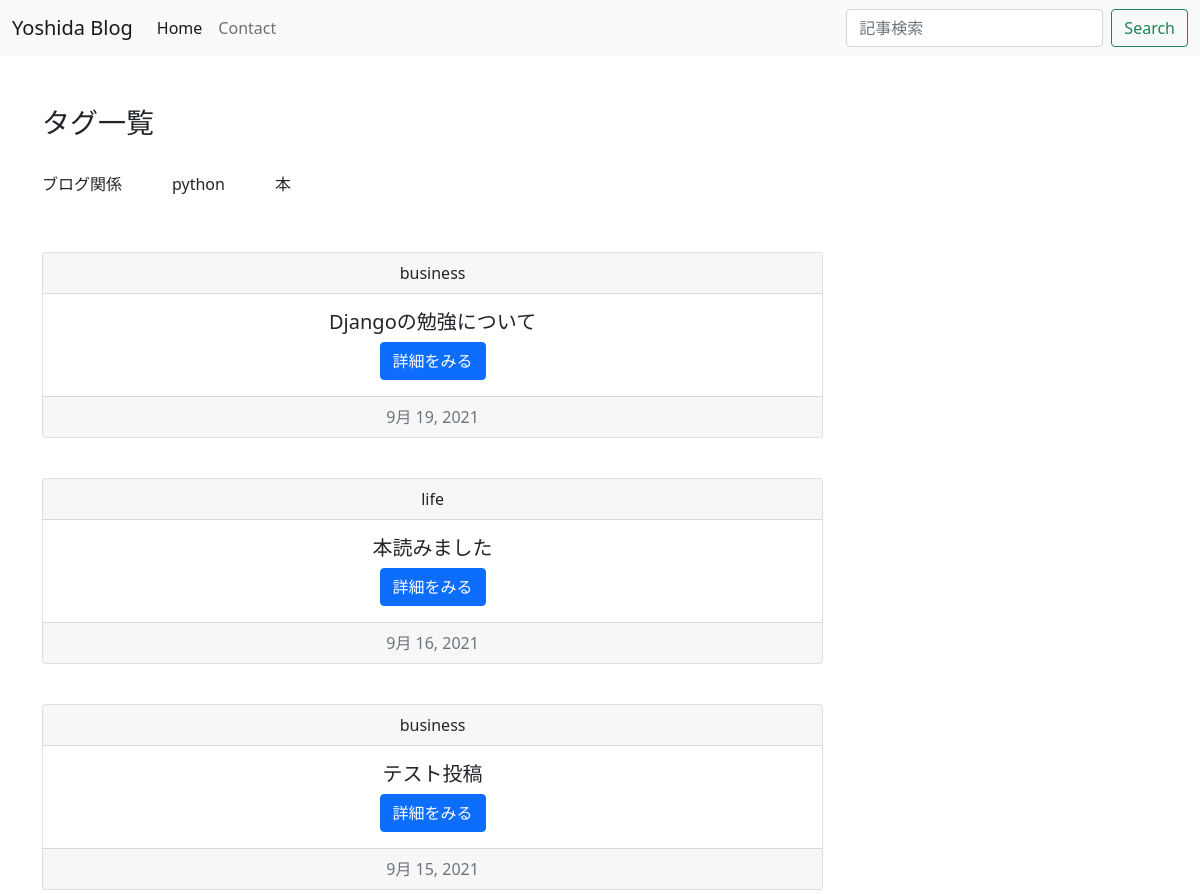
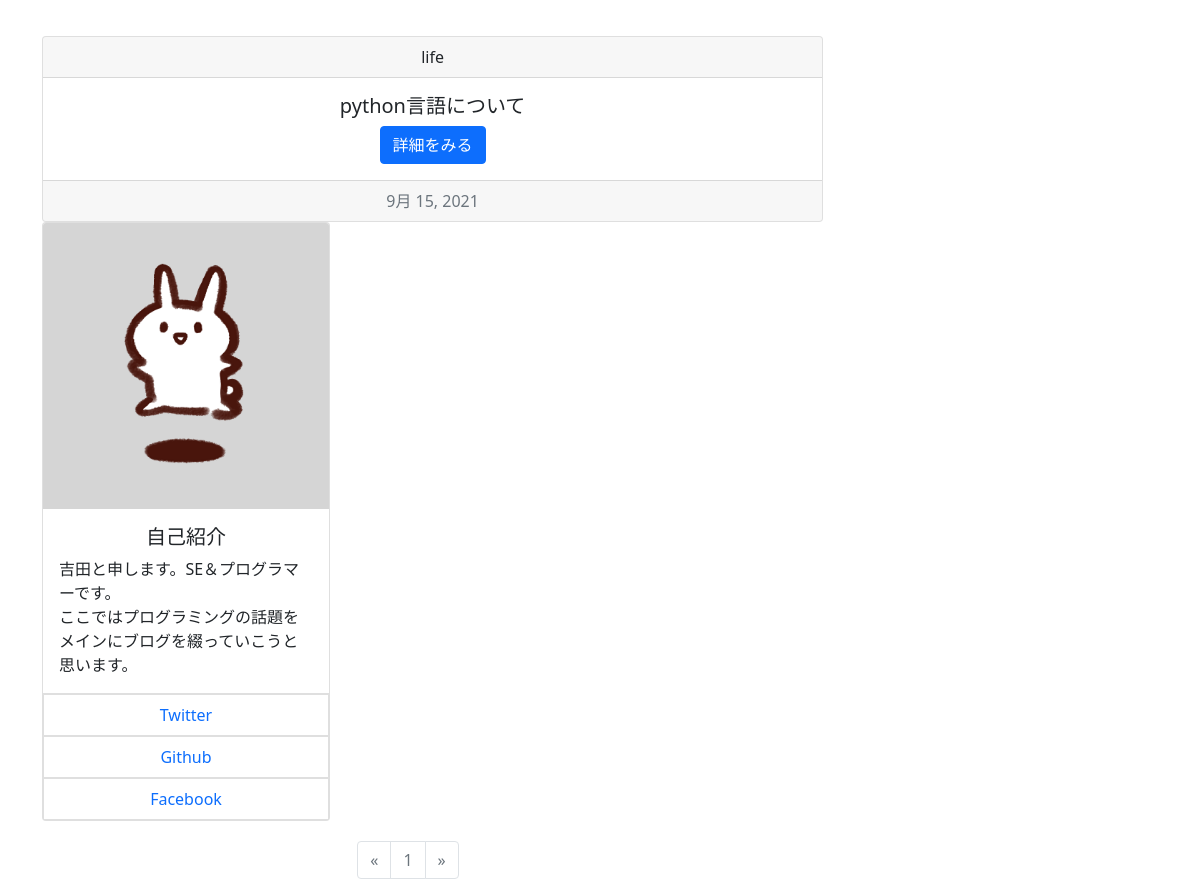
The app's page /, older data (2 pictures, top to bottom).
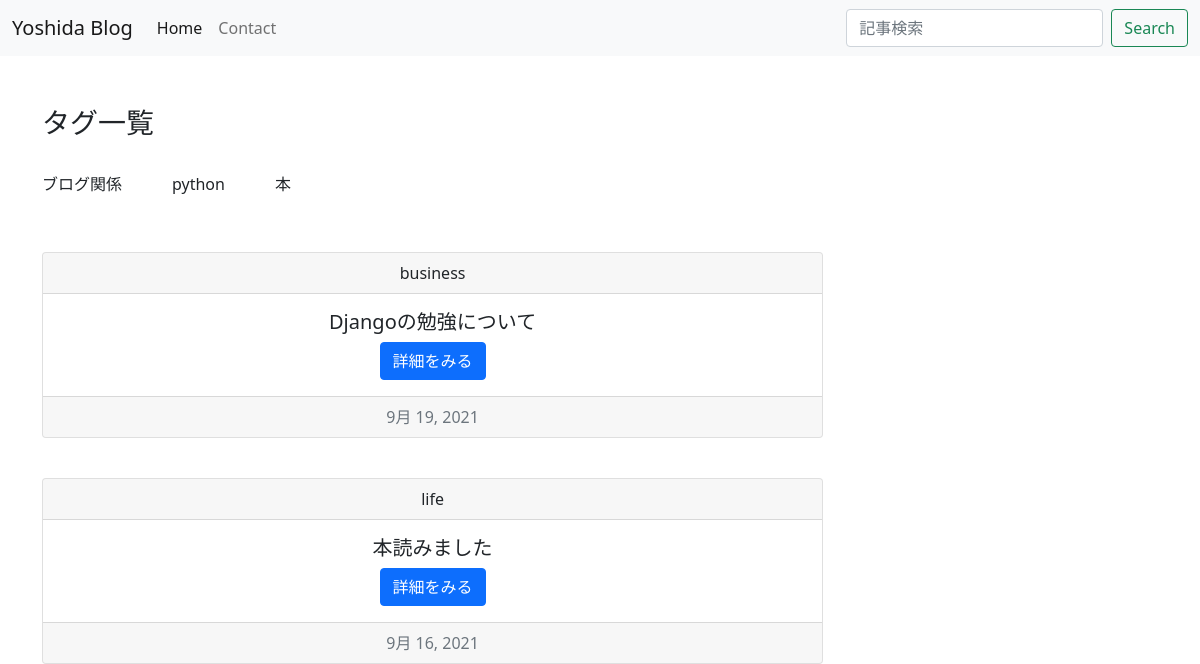
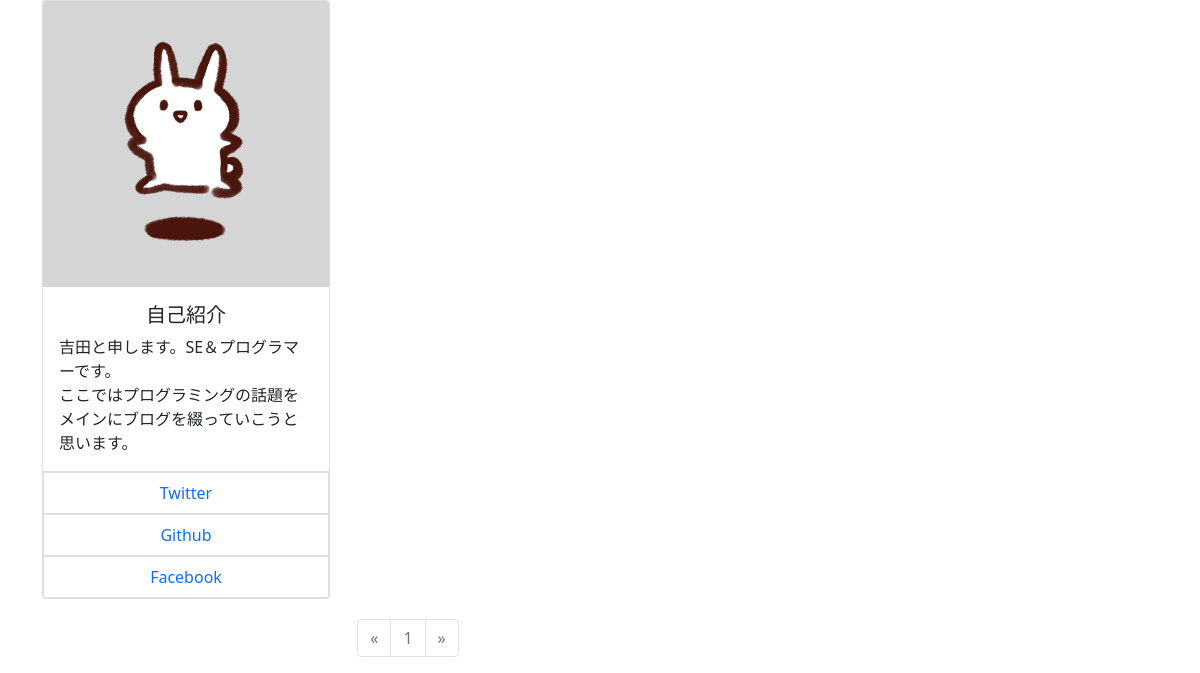
The same page, newer data (2 pictures, top to bottom).
### blogapp/models.py (models this page shows, shortened)
class Tag(models.Model):
    name = models.CharField(max_length=20)
    def __str__(self):
        return self.name

class BlogModel(models.Model):
    title = models.CharField(max_length=100, verbose_name='タイトル')
    content = MDTextField(verbose_name='内容')
    postdate = models.DateField(auto_now_add=True, verbose_name='投稿日')
    category = models.CharField(
        max_length= 50,
        choices= CATEGORY,
        verbose_name= 'ジャンル'
    )
    tag = models.ManyToManyField(Tag, blank=True)
    class Meta:
        verbose_name = ('ブログ記事投稿')
        verbose_name_plural = ('ブログ記事投稿')

### blogapp/views.py (the view)
# urls.py: path('', BlogList.as_view(), name='list'),
class BlogList(ListView):
    template_name = 'list.html'
    model = BlogModel
    paginate_by = 10
    def get_queryset(self):
        posts = BlogModel.objects.order_by('-postdate')
        return posts

### blogapp/context.py (called while the page is built)
def related(request):
    context = {
        'tag_list': Tag.objects.all(),
    }
    return context

### blogapp/templates/list.html (shortened to what this page needs)
{% extends 'base.html' %}
{% load static %}
{% block content %}
<link rel="stylesheet" type="text/css" href="{% static 'list_style.css' %}">
<div class="container">
  <div class="tag-line">
    <h3>タグ一覧</h3><br>
    {% for tag in tag_list %}
    <a href="{% url 'blogapp:tag' tag %}" class="btn btn-outline-dark">
      <p>{{ tag.name }}</p>
    </a>
    {% endfor %}
  </div>
  {% for item in object_list %}
  <div class="card text-center">
    <div class="card-header">
      {{item.category}}
    </div>
    <div class="card-body">
      <h5 class="card-title"> {{item.title}}</h5>
      <a href="{% url 'blogapp:detail' item.pk %}" class="btn btn-primary">詳細をみる</a>
    </div>
    <div class="card-footer text-muted">
      {{item.postdate}}
    </div>
  </div>
  {% endfor %}
  <div class="card" style="width: 18rem;">
    <img src="{% static 'usasa.png' %}" class="card-img-top" alt="profile-image">
    <div class="card-body">
      <h5 class="card-title">自己紹介</h5>
      <p class="card-text">吉田と申します。SE＆プログラマーです。<br>ここではプログラミングの話題をメインにブログを綴っていこうと思います。</p>
    </div>
    <ul class="list-group list-group-flush">
      <a href="https://twitter.com/D6CLR9VGT6iYCbX"><li class="list-group-item">Twitter</li></a>
      <a href="https://github.com/Yoshida-Programmer"><li class="list-group-item">Github</li></a>
      <a href="#"><li class="list-group-item">Facebook</li></a>
    </ul>
  </div>
</div>
<nav>
  <ul class="pagination justify-content-center">
    {% if page_obj.has_previous %}
    <li class="page-item">
      <a class="page-link text-info" href="?page={{ page_obj.previous_page_number }}" tabindex="-1">&laquo;</a>
    </li>
    {% else %}
    <li class="page-item disabled">
      <span class="page-link">&laquo;</span>
    </li>
    {% endif %}
    {% for i in page_obj.paginator.page_range %}
    {% if page_obj.number == i %}
    <li class="page-item disabled">
      <span class="page-link">{{ i }}</span>
    </li>
    {% else %}
    <li class="page-item">
      <a class="page-link text-info" href="?page={{ i }}">{{ i }}</a>
    </li>
    {% endif %}
    {% endfor %}
    {% if page_obj.has_next %}
    <li class="page-item">
      <a class="page-link text-info" href="?page={{ page_obj.next_page_number }}">&laquo;</a>
    </li>
    {% else %}
    <li class="page-item disabled">
      <span class="page-link">&raquo;</span>
    </li>
    {% endif %}
  </ul>
</nav>
{% endblock content %}

### blogapp/templates/base.html (shortened to what this page needs)
{% load static %}
<!doctype html>
<html lang="en">
<head>
  <link href="https://cdn.jsdelivr.net/npm/bootstrap@5.0.0-beta1/dist/css/bootstrap.min.css" rel="stylesheet"
>
  <link href="{% static 'mdeditor/css/editormd.min.css' %}" rel="stylesheet">
  <link href="{% static 'mdeditor/css/editormd.preview.css' %}" rel="stylesheet">
</head>
<body>
  {% block header %}
  <nav class="navbar navbar-expand-lg navbar-light bg-light">
    <div class="container-fluid">
      <a class="navbar-brand" href="{% url 'blogapp:list' %}">Yoshida Blog</a>
      <div class="collapse navbar-collapse" id="navbarSupportedContent">
        <ul class="navbar-nav me-auto mb-2 mb-lg-0">
          <li class="nav-item">
            <a class="nav-link active" aria-current="page" href="{% url 'blogapp:list' %}">Home</a>
          </li>
          <li class="nav-item">
            <a class="nav-link" href="#">Contact</a>
          </li>
        </ul>
        <form class="d-flex" method="get" action="{% url 'blogapp:search' %}">
          <input class="form-control me-2" type="text" name="keyword" placeholder="記事検索" aria-label="Search">
          <button class="btn btn-outline-success" type="submit">Search</button>
        </form>
      </div>
    </div>
  </nav>
  {% endblock header %}
  {% block content %}
  {% endblock content %}
</body>
</html>

### blogapp/static/list_style.css (style rules this page uses)
.container::after { content: ""; display: block; clear: both; }
.container { margin-top: 50px; }
.text-center { float: left; width: 70%; margin-top: 40px; }
.card { margin-top: 40px; margin-right: 100px; }
.card-title { text-align: center; }
.list-group { text-align: center; }
.list-group a { text-decoration:none; }
.justify-content-center { margin-top: 20px; margin-right: 24rem; }
.btn-outline-dark { float: left; margin-right: 50px; padding: inherit; border: none; }
.tag-line { overflow-x: scroll; overflow: hidden; }

Row changes from the older to the newer data that the page shows:
removed BlogModel: category "business", title "テスト投稿", postdate "9月 15, 2021"
removed BlogModel: category "life", title "python言語について", postdate "9月 15, 2021"
